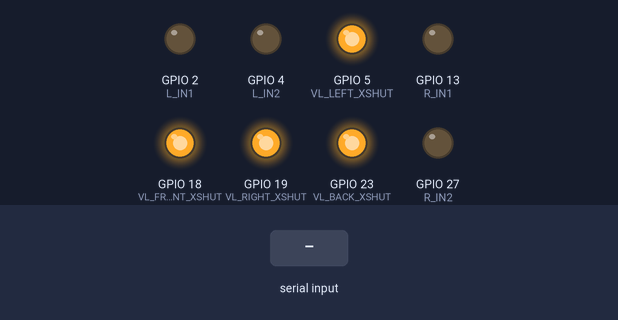
Simulated run of this sketch. Board: ESP32. Parts: output pins drawn as LEDs (lit = HIGH). The test bench sets the inputs (shaded band).

Above: at 1.2 s.
1.3 s: "W" received over the second serial link
At 2.5 s:
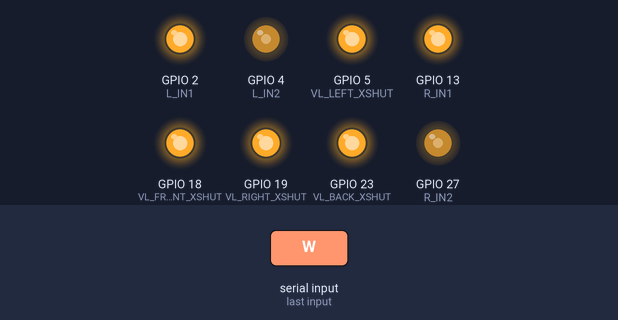
2.8 s: "S" received over the second serial link
At 3.8 s:
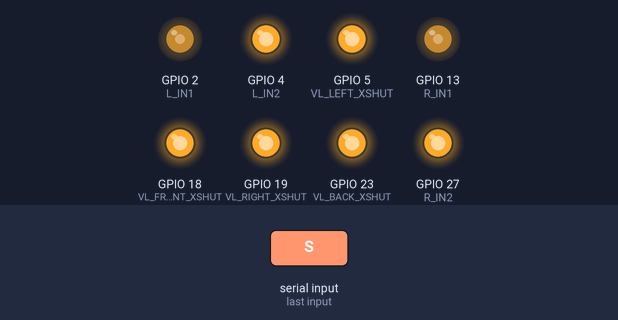
4.3 s: "W" received over the second serial link
At 5.0 s:
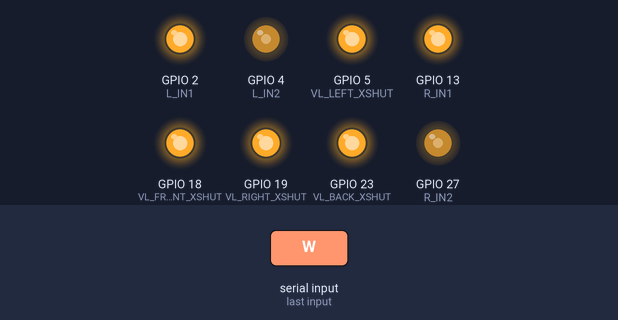
Timing chart, 0 to 7.3 s (numbered marks = the images above; inputs shaded):
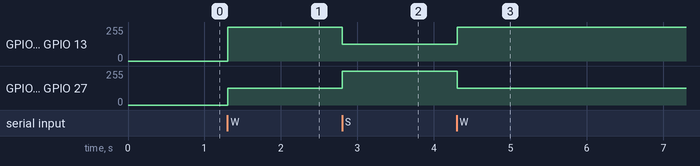

Measured:
- after the input at 1.3 s, GPIO 2 (L_IN1), GPIO 13 (R_IN1): 0/255 → 255/255 at once; GPIO 4 (L_IN2), GPIO 27 (R_IN2): 0/255 → 127/255 at once
- after the input at 2.8 s, GPIO 2 (L_IN1), GPIO 13 (R_IN1): 255/255 → 127/255 at once; GPIO 4 (L_IN2), GPIO 27 (R_IN2): 127/255 → 255/255 at once
- after the input at 4.3 s, GPIO 2 (L_IN1), GPIO 13 (R_IN1): 127/255 → 255/255 at once; GPIO 4 (L_IN2), GPIO 27 (R_IN2): 255/255 → 127/255 at once

The sketch:

esp32_max_test.ino
```cpp
/*
 * esp32_max_test.ino —— 慢衰减电机 + 4路VL53L0X测距
 * 指令（RDK → ESP32, 115200）：
 *   W 前进(半速)  S 后退(半速)  X 停
 *   T 读四个方向距离并输出  F:xxx R:xxx B:xxx L:xxx
 */

#include <Wire.h>
#include <Adafruit_VL53L0X.h>

#define USE_UART 1
#if USE_UART
HardwareSerial RDK(1);
#define UART_RX 32
#define UART_TX 33
#endif

// 电机引脚
#define L_IN1 2
#define L_IN2 4
#define R_IN1 13
#define R_IN2 27

#define PWM_FREQ 20000
#define PWM_RES 8
#define CRUISE_SPEED 128

// VL53L0X XSHUT 引脚
#define VL_FRONT_XSHUT 18
#define VL_BACK_XSHUT  23
#define VL_LEFT_XSHUT  5
#define VL_RIGHT_XSHUT 19

Adafruit_VL53L0X sensorFront = Adafruit_VL53L0X();
Adafruit_VL53L0X sensorBack  = Adafruit_VL53L0X();
Adafruit_VL53L0X sensorLeft  = Adafruit_VL53L0X();
Adafruit_VL53L0X sensorRight = Adafruit_VL53L0X();

#if defined(ESP_ARDUINO_VERSION_MAJOR) && ESP_ARDUINO_VERSION_MAJOR >= 3
void setup() {
#if USE_UART
  RDK.begin(115200, SERIAL_8N1, UART_RX, UART_TX);
#endif
  pinMode(L_IN1, OUTPUT); pinMode(L_IN2, OUTPUT);
  pinMode(R_IN1, OUTPUT); pinMode(R_IN2, OUTPUT);
  ledcAttach(L_IN1, PWM_FREQ, PWM_RES);
  ledcAttach(L_IN2, PWM_FREQ, PWM_RES);
  ledcAttach(R_IN1, PWM_FREQ, PWM_RES);
  ledcAttach(R_IN2, PWM_FREQ, PWM_RES);
  ledcWrite(L_IN1, 0); ledcWrite(L_IN2, 0);
  ledcWrite(R_IN1, 0); ledcWrite(R_IN2, 0);

  // VL53L0X 初始化
  pinMode(VL_FRONT_XSHUT, OUTPUT); pinMode(VL_BACK_XSHUT, OUTPUT);
  pinMode(VL_LEFT_XSHUT, OUTPUT);  pinMode(VL_RIGHT_XSHUT, OUTPUT);
  digitalWrite(VL_FRONT_XSHUT, LOW); digitalWrite(VL_BACK_XSHUT, LOW);
  digitalWrite(VL_LEFT_XSHUT, LOW);  digitalWrite(VL_RIGHT_XSHUT, LOW);
  delay(10);
  Wire.begin();
  digitalWrite(VL_FRONT_XSHUT, HIGH); delay(20);
  if(sensorFront.begin(0x30, false, &Wire)) RDK.println("VL F OK"); else RDK.println("VL F FAIL");
  digitalWrite(VL_BACK_XSHUT, HIGH); delay(20);
  if(sensorBack.begin(0x31, false, &Wire)) RDK.println("VL B OK"); else RDK.println("VL B FAIL");
  digitalWrite(VL_LEFT_XSHUT, HIGH); delay(20);
  if(sensorLeft.begin(0x32, false, &Wire)) RDK.println("VL L OK"); else RDK.println("VL L FAIL");
  digitalWrite(VL_RIGHT_XSHUT, HIGH); delay(20);
  if(sensorRight.begin(0x33, false, &Wire)) RDK.println("VL R OK"); else RDK.println("VL R FAIL");

#if USE_UART
  RDK.println("READY");
#endif
}

void loop() {
#if USE_UART
  while (RDK.available()) {
    char c = RDK.read();
    if (c == 'W') {
      // 慢衰减正转
      ledcWrite(L_IN1, 255); ledcWrite(L_IN2, 255 - CRUISE_SPEED);
      ledcWrite(R_IN1, 255); ledcWrite(R_IN2, 255 - CRUISE_SPEED);
      RDK.write('K');
    } else if (c == 'S') {
      // 慢衰减反转
      ledcWrite(L_IN2, 255); ledcWrite(L_IN1, 255 - CRUISE_SPEED);
      ledcWrite(R_IN2, 255); ledcWrite(R_IN1, 255 - CRUISE_SPEED);
      RDK.write('K');
    } else if (c == 'X') {
      ledcWrite(L_IN1, 0); ledcWrite(L_IN2, 0);
      ledcWrite(R_IN1, 0); ledcWrite(R_IN2, 0);
      RDK.write('K');
    } else if (c == 'T') {
      // 读四个方向距离
      VL53L0X_RangingMeasurementData_t measure;
      sensorFront.rangingTest(&measure, false);
      int f = (measure.RangeStatus != 4) ? measure.RangeMilliMeter : -1;
      sensorBack.rangingTest(&measure, false);
      int b = (measure.RangeStatus != 4) ? measure.RangeMilliMeter : -1;
      sensorLeft.rangingTest(&measure, false);
      int l = (measure.RangeStatus != 4) ? measure.RangeMilliMeter : -1;
      sensorRight.rangingTest(&measure, false);
      int r = (measure.RangeStatus != 4) ? measure.RangeMilliMeter : -1;
      RDK.printf("F:%d R:%d B:%d L:%d\n", f, r, b, l);
    }
  }
#endif
  delay(5);
}
#else
#define CH_L1 0
#define CH_L2 1
#define CH_R1 2
#define CH_R2 3
void setup() {
#if USE_UART
  RDK.begin(115200, SERIAL_8N1, UART_RX, UART_TX);
#endif
  pinMode(L_IN1, OUTPUT); pinMode(L_IN2, OUTPUT);
  pinMode(R_IN1, OUTPUT); pinMode(R_IN2, OUTPUT);
  ledcSetup(CH_L1, PWM_FREQ, PWM_RES); ledcAttachPin(L_IN1, CH_L1);
  ledcSetup(CH_L2, PWM_FREQ, PWM_RES); ledcAttachPin(L_IN2, CH_L2);
  ledcSetup(CH_R1, PWM_FREQ, PWM_RES); ledcAttachPin(R_IN1, CH_R1);
  ledcSetup(CH_R2, PWM_FREQ, PWM_RES); ledcAttachPin(R_IN2, CH_R2);
  ledcWrite(CH_L1, 0); ledcWrite(CH_L2, 0);
  ledcWrite(CH_R1, 0); ledcWrite(CH_R2, 0);

  pinMode(VL_FRONT_XSHUT, OUTPUT); pinMode(VL_BACK_XSHUT, OUTPUT);
  pinMode(VL_LEFT_XSHUT, OUTPUT);  pinMode(VL_RIGHT_XSHUT, OUTPUT);
  digitalWrite(VL_FRONT_XSHUT, LOW); digitalWrite(VL_BACK_XSHUT, LOW);
  digitalWrite(VL_LEFT_XSHUT, LOW);  digitalWrite(VL_RIGHT_XSHUT, LOW);
  delay(10);
  Wire.begin();
  digitalWrite(VL_FRONT_XSHUT, HIGH); delay(20);
  if(sensorFront.begin(0x30, false, &Wire)) RDK.println("VL F OK"); else RDK.println("VL F FAIL");
  digitalWrite(VL_BACK_XSHUT, HIGH); delay(20);
  if(sensorBack.begin(0x31, false, &Wire)) RDK.println("VL B OK"); else RDK.println("VL B FAIL");
  digitalWrite(VL_LEFT_XSHUT, HIGH); delay(20);
  if(sensorLeft.begin(0x32, false, &Wire)) RDK.println("VL L OK"); else RDK.println("VL L FAIL");
  digitalWrite(VL_RIGHT_XSHUT, HIGH); delay(20);
  if(sensorRight.begin(0x33, false, &Wire)) RDK.println("VL R OK"); else RDK.println("VL R FAIL");

#if USE_UART
  RDK.println("READY");
#endif
}
void loop() {
#if USE_UART
  while (RDK.available()) {
    char c = RDK.read();
    if (c == 'W') {
      ledcWrite(CH_L1, 255); ledcWrite(CH_L2, 255 - CRUISE_SPEED);
      ledcWrite(CH_R1, 255); ledcWrite(CH_R2, 255 - CRUISE_SPEED);
      RDK.write('K');
    } else if (c == 'S') {
      ledcWrite(CH_L2, 255); ledcWrite(CH_L1, 255 - CRUISE_SPEED);
      ledcWrite(CH_R2, 255); ledcWrite(CH_R1, 255 - CRUISE_SPEED);
      RDK.write('K');
    } else if (c == 'X') {
      ledcWrite(CH_L1, 0); ledcWrite(CH_L2, 0);
      ledcWrite(CH_R1, 0); ledcWrite(CH_R2, 0);
      RDK.write('K');
    } else if (c == 'T') {
      VL53L0X_RangingMeasurementData_t measure;
      sensorFront.rangingTest(&measure, false);
      int f = (measure.RangeStatus != 4) ? measure.RangeMilliMeter : -1;
      sensorBack.rangingTest(&measure, false);
      int b = (measure.RangeStatus != 4) ? measure.RangeMilliMeter : -1;
      sensorLeft.rangingTest(&measure, false);
      int l = (measure.RangeStatus != 4) ? measure.RangeMilliMeter : -1;
      sensorRight.rangingTest(&measure, false);
      int r = (measure.RangeStatus != 4) ? measure.RangeMilliMeter : -1;
      RDK.printf("F:%d R:%d B:%d L:%d\n", f, r, b, l);
    }
  }
#endif
  delay(5);
}
#endif

// [最后修改] 2026-11-01 14:35 —— RDK.begin()移到最前面，修复传感器状态输出
```
